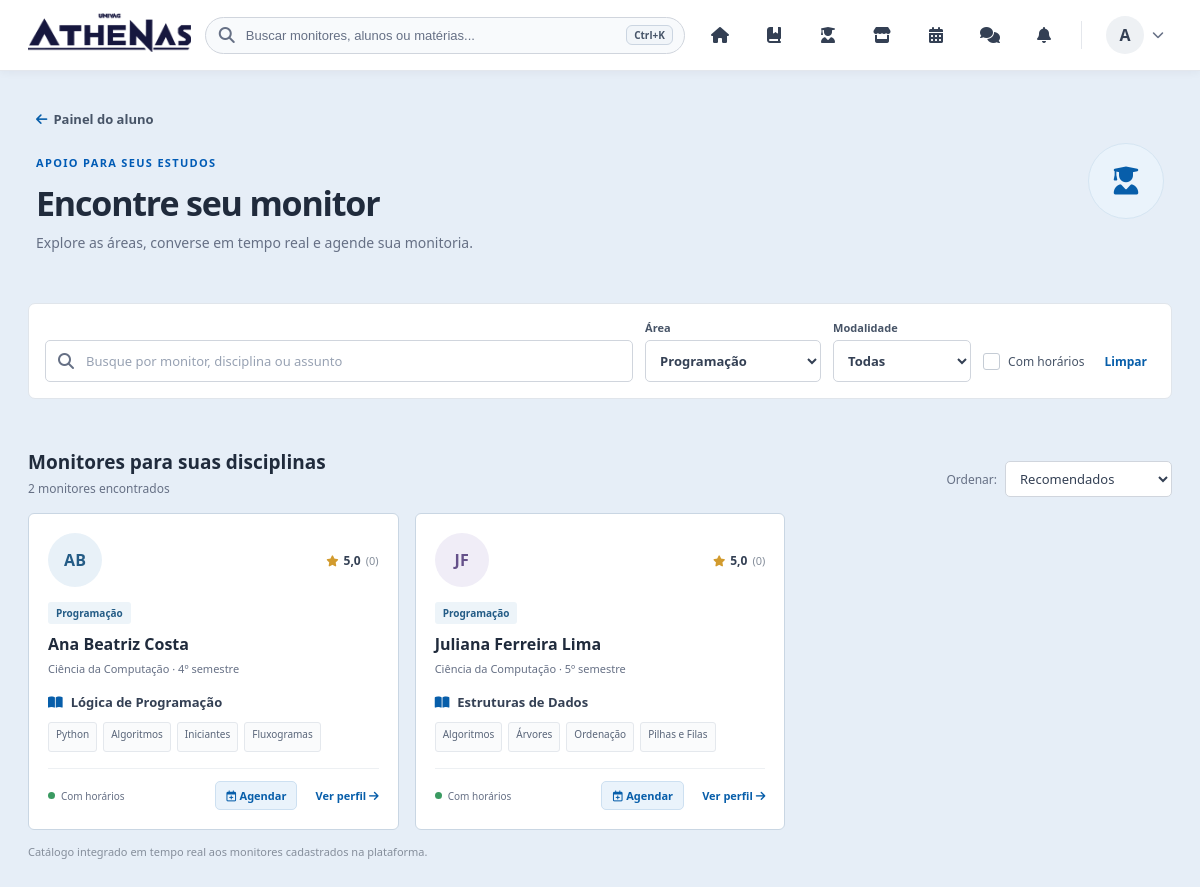
The page /views/aluno/monitores.php?area=Programação (signed in) on the database its author committed.
### tables this page shows
CREATE TABLE IF NOT EXISTS perfis_monitores (
    monitor_id INT PRIMARY KEY,
    area_atuacao VARCHAR(120) NOT NULL DEFAULT '',
    disciplina VARCHAR(120) NOT NULL DEFAULT '',
    local_atendimento VARCHAR(120) NOT NULL DEFAULT '',
    duracao_monitoria VARCHAR(40) NOT NULL DEFAULT '',
    modalidade VARCHAR(80) NOT NULL DEFAULT '',
    metodologia VARCHAR(500) NOT NULL DEFAULT '',
    ideal_para VARCHAR(300) NOT NULL DEFAULT '',
    topicos TEXT NOT NULL,
    atualizado_em TIMESTAMP NOT NULL DEFAULT CURRENT_TIMESTAMP ON UPDATE CURRENT_TIMESTAMP,
    CONSTRAINT fk_perfil_monitor_usuario
        FOREIGN KEY (monitor_id) REFERENCES usuarios(id) ON DELETE CASCADE
);

CREATE TABLE IF NOT EXISTS usuarios (
    id INT AUTO_INCREMENT PRIMARY KEY,
    nome VARCHAR(100) NOT NULL,
    email VARCHAR(100) NOT NULL UNIQUE,
    cpf VARCHAR(14) NOT NULL UNIQUE,
    senha VARCHAR(255) NOT NULL,
    tipo ENUM('aluno', 'monitor') NOT NULL DEFAULT 'aluno',
    bio VARCHAR(500) NOT NULL DEFAULT '',
    curso VARCHAR(120) NOT NULL DEFAULT '',
    periodo VARCHAR(40) NOT NULL DEFAULT '',
    foto_perfil MEDIUMBLOB NULL,
    foto_mime VARCHAR(30) NULL,
    notificar_mensagens TINYINT(1) NOT NULL DEFAULT 1,
    notificar_agendamentos TINYINT(1) NOT NULL DEFAULT 1,
    criado_em TIMESTAMP DEFAULT CURRENT_TIMESTAMP
);

### views/aluno/monitores.php (the view, shortened to what this page needs)
<?php
require_once __DIR__ . '/../../config/conexao.php';
$nomesDiasCurto = [
    1 => 'Seg',
    2 => 'Ter',
    3 => 'Qua',
    4 => 'Qui',
    5 => 'Sex',
    6 => 'Sáb',
    7 => 'Dom',
];
$coresAvatar = ['verde', 'azul', 'laranja', 'roxo'];
$monitores = [];
try {
    $stmt = $pdo->query(
        "SELECT u.id, u.nome, u.bio, u.curso, u.periodo, u.foto_mime,
                pm.area_atuacao, pm.disciplina, pm.local_atendimento,
                pm.duracao_monitoria, pm.modalidade, pm.metodologia,
                pm.ideal_para, pm.topicos,
                (SELECT ROUND(AVG(av.nota), 1) FROM avaliacoes_monitorias av WHERE av.monitor_id = u.id) AS media_nota,
                (SELECT COUNT(*) FROM avaliacoes_monitorias av WHERE av.monitor_id = u.id) AS total_avaliacoes
         FROM usuarios u
         LEFT JOIN perfis_monitores pm ON pm.monitor_id = u.id
         WHERE u.tipo = 'monitor'
         ORDER BY u.id ASC"
    );
    $registros = $stmt->fetchAll();
    $stmtDisp = $pdo->query(
        'SELECT monitor_id, dia_semana, hora_inicio, hora_fim
         FROM disponibilidades_monitores
         WHERE disponivel = 1
         ORDER BY monitor_id, dia_semana'
    );
    $dispPorMonitor = [];
    foreach ($stmtDisp->fetchAll() as $disp) {
        $dispPorMonitor[(int) $disp['monitor_id']][] = $disp;
    }
    foreach ($registros as $idx => $reg) {
        $monitorId = (int) $reg['id'];
        $partesNome = preg_split('/\s+/u', trim($reg['nome'])) ?: ['M'];
        $iniciais = mb_strtoupper(
            mb_substr($partesNome[0] ?? 'M', 0, 1, 'UTF-8')
            . (isset($partesNome[1]) ? mb_substr($partesNome[1], 0, 1, 'UTF-8') : ''),
            'UTF-8'
        );
        $disps = $dispPorMonitor[$monitorId] ?? [];
        $disponivel = count($disps) > 0;
        if ($disponivel) {
            $resumosDias = [];
            foreach ($disps as $d) {
                $diaLabel = $nomesDiasCurto[(int) $d['dia_semana']] ?? '';
                $ini = substr((string) $d['hora_inicio'], 0, 5);
                $fim = substr((string) $d['hora_fim'], 0, 5);
                $resumosDias[] = "{$diaLabel} ({$ini}–{$fim})";
            }
            $horariosTexto = implode(' · ', $resumosDias);
        } else {
            $horariosTexto = 'Consulte horários pelo chat';
        }
        $topicosLista = array_values(array_filter(array_map('trim', explode(',', (string) ($reg['topicos'] ?? '')))));
        $cursoFormatado = implode(' · ', array_filter([$reg['curso'], $reg['periodo']])) ?: 'Monitoria Acadêmica UNIVAG';
        $totalAvaliacoes = (int) ($reg['total_avaliacoes'] ?? 0);
        $mediaNota = $reg['media_nota'] !== null
            ? number_format((float) $reg['media_nota'], 1, ',', '.')
            : '5,0';
        $monitores[] = [
            'id' => $monitorId,
            'nome' => $reg['nome'],
            'iniciais' => $iniciais ?: 'M',
            'tem_foto' => !empty($reg['foto_mime']),
            'area' => trim((string) ($reg['area_atuacao'] ?? '')) ?: 'Tecnologia',
            'disciplina' => trim((string) ($reg['disciplina'] ?? '')) ?: 'Monitoria Geral',
            'tags' => array_slice($topicosLista, 0, 5),
            'modalidade' => trim((string) ($reg['modalidade'] ?? '')) ?: 'Online e presencial',
            'disponivel' => $disponivel,
            'horarios' => $horariosTexto,
            'avaliacao' => $mediaNota,
            'avaliacoes' => $totalAvaliacoes,
            'curso' => $cursoFormatado,
            'sobre' => trim((string) ($reg['bio'] ?? '')) ?: 'Monitor acadêmico disponível para auxiliar nos estudos e resolução de exercícios.',
            'cor' => $coresAvatar[$idx % count($coresAvatar)],
        ];
    }
} catch (PDOException $e) {
    error_log($e->getMessage());
}
$areas = array_values(array_unique(array_column($monitores, 'area')));
sort($areas);
$termoBusca = isset($_GET['busca']) && is_string($_GET['busca'])
    ? trim($_GET['busca'])
    : '';
$areaSelecionada = isset($_GET['area']) && is_string($_GET['area'])
    ? $_GET['area']
    : '';
?>
<!DOCTYPE html>
<html lang="pt-BR">
<head>
    <link rel="stylesheet" href="https://cdnjs.cloudflare.com/ajax/libs/font-awesome/6.4.0/css/all.min.css">
    <link rel="stylesheet" href="../../assets/css/aluno.css?v=2">
    <link rel="stylesheet" href="../../assets/css/catalogoMonitores.css?v=2">
</head>
<body class="aluno-theme">
    <?php include '../../includes/navbar.php'; ?>
    <main class="aluno-main catalogo-main">
        <div class="aluno-layout">
            <header class="catalogo-cabecalho">
                <div>
                    <a class="catalogo-voltar" href="inicio.php">
                        <i class="fa-solid fa-arrow-left"></i> Painel do aluno
                    </a>
                    <span class="aluno-eyebrow">APOIO PARA SEUS ESTUDOS</span>
                    <h1>Encontre seu monitor</h1>
                    <p>Explore as áreas, converse em tempo real e agende sua monitoria.</p>
                </div>
                <div class="catalogo-resumo-icone" aria-hidden="true">
                    <i class="fa-solid fa-user-graduate"></i>
                </div>
            </header>
            <section class="catalogo-filtros" aria-label="Buscar e filtrar monitores">
                <label class="catalogo-busca">
                    <i class="fa-solid fa-magnifying-glass" aria-hidden="true"></i>
                    <input
                        id="filtroBusca"
                        type="search"
                        placeholder="Busque por monitor, disciplina ou assunto"
                        value="<?php echo htmlspecialchars($termoBusca, ENT_QUOTES, 'UTF-8'); ?>"
                        autocomplete="off"
                    >
                </label>
                <label class="catalogo-select-label">
                    <span>Área</span>
                    <select id="filtroArea">
                        <?php foreach ($areas as $area): ?>
                            <option value="<?php echo htmlspecialchars($area, ENT_QUOTES, 'UTF-8'); ?>" <?php echo $areaSelecionada === $area ? 'selected' : ''; ?>>
                                <?php echo htmlspecialchars($area, ENT_QUOTES, 'UTF-8'); ?>
                            </option>
                        <?php endforeach; ?>
                    </select>
                </label>
                <label class="catalogo-select-label">
                    <span>Modalidade</span>
                    <select id="filtroModalidade">
                        <option value="">Todas</option>
                    </select>
                </label>
                <label class="catalogo-disponiveis">
                    <span class="catalogo-checkbox-visual" aria-hidden="true"></span>
                    <span>Com horários</span>
                </label>
                <button class="catalogo-limpar" id="limparFiltros" type="button">Limpar</button>
            </section>
            <section class="catalogo-listagem" aria-labelledby="tituloResultados">
                <div class="catalogo-listagem-cabecalho">
                    <div>
                        <h2 id="tituloResultados">Monitores para suas disciplinas</h2>
                        <p id="contadorResultados" aria-live="polite"></p>
                    </div>
                    <label class="catalogo-ordenacao">
                        <span>Ordenar:</span>
                        <select id="ordenarMonitores">
                            <option value="recomendados">Recomendados</option>
                        </select>
                    </label>
                </div>
                <div class="catalogo-grade" id="listaMonitores">
                    <?php foreach ($monitores as $indice => $monitor): ?>
                        <?php
                        $buscaCard = mb_strtolower(
                            $monitor['nome'] . ' ' . $monitor['area'] . ' ' . $monitor['disciplina'] . ' ' . implode(' ', $monitor['tags']),
                            'UTF-8'
                        );
                        ?>
                        <article
                            class="monitor-card"
                            data-index="<?php echo $indice; ?>"
                            data-id="<?php echo (int) $monitor['id']; ?>"
                            data-nome="<?php echo htmlspecialchars($monitor['nome'], ENT_QUOTES, 'UTF-8'); ?>"
                            data-area="<?php echo htmlspecialchars($monitor['area'], ENT_QUOTES, 'UTF-8'); ?>"
                            data-disciplina="<?php echo htmlspecialchars($monitor['disciplina'], ENT_QUOTES, 'UTF-8'); ?>"
                            data-tags="<?php echo htmlspecialchars(implode(', ', $monitor['tags']), ENT_QUOTES, 'UTF-8'); ?>"
                            data-modalidade="<?php echo htmlspecialchars($monitor['modalidade'], ENT_QUOTES, 'UTF-8'); ?>"
                            data-disponivel="<?php echo $monitor['disponivel'] ? '1' : '0'; ?>"
                            data-horarios="<?php echo htmlspecialchars($monitor['horarios'], ENT_QUOTES, 'UTF-8'); ?>"
                            data-avaliacao="<?php echo htmlspecialchars($monitor['avaliacao'], ENT_QUOTES, 'UTF-8'); ?>"
                            data-avaliacoes="<?php echo (int) $monitor['avaliacoes']; ?>"
                            data-curso="<?php echo htmlspecialchars($monitor['curso'], ENT_QUOTES, 'UTF-8'); ?>"
                            data-sobre="<?php echo htmlspecialchars($monitor['sobre'], ENT_QUOTES, 'UTF-8'); ?>"
                            data-iniciais="<?php echo htmlspecialchars($monitor['iniciais'], ENT_QUOTES, 'UTF-8'); ?>"
                            data-tem-foto="<?php echo $monitor['tem_foto'] ? '1' : '0'; ?>"
                            data-cor="<?php echo htmlspecialchars($monitor['cor'], ENT_QUOTES, 'UTF-8'); ?>"
                            data-busca="<?php echo htmlspecialchars($buscaCard, ENT_QUOTES, 'UTF-8'); ?>"
                        >
                            <div class="monitor-card-topo">
                                <span class="monitor-avatar avatar-<?php echo htmlspecialchars($monitor['cor'], ENT_QUOTES, 'UTF-8'); ?>">
                                    <?php if ($monitor['tem_foto']): ?>
                                        <img src="../../actions/fotoPerfil.php?id=<?php echo (int) $monitor['id']; ?>" alt="Foto de <?php echo htmlspecialchars($monitor['nome'], ENT_QUOTES, 'UTF-8'); ?>">
                                    <?php else: ?>
                                        <?php echo htmlspecialchars($monitor['iniciais'], ENT_QUOTES, 'UTF-8'); ?>
                                    <?php endif; ?>
                                </span>
                                <span class="monitor-nota" aria-label="Nota <?php echo htmlspecialchars($monitor['avaliacao'], ENT_QUOTES, 'UTF-8'); ?> de 5">
                                    <i class="fa-solid fa-star" aria-hidden="true"></i>
                                    <?php echo htmlspecialchars($monitor['avaliacao'], ENT_QUOTES, 'UTF-8'); ?>
                                    <small>(<?php echo (int) $monitor['avaliacoes']; ?>)</small>
                                </span>
                            </div>
                            <span class="monitor-area"><?php echo htmlspecialchars($monitor['area'], ENT_QUOTES, 'UTF-8'); ?></span>
                            <h3><?php echo htmlspecialchars($monitor['nome'], ENT_QUOTES, 'UTF-8'); ?></h3>
                            <p class="monitor-curso"><?php echo htmlspecialchars($monitor['curso'], ENT_QUOTES, 'UTF-8'); ?></p>
                            <div class="monitor-disciplina">
                                <i class="fa-solid fa-book-open" aria-hidden="true"></i>
                                <?php echo htmlspecialchars($monitor['disciplina'], ENT_QUOTES, 'UTF-8'); ?>
                            </div>
                            <div class="monitor-tags">
                                <?php foreach ($monitor['tags'] as $tag): ?>
                                    <span><?php echo htmlspecialchars($tag, ENT_QUOTES, 'UTF-8'); ?></span>
                                <?php endforeach; ?>
                            </div>
                            <div class="monitor-card-rodape">
                                <span class="monitor-status <?php echo $monitor['disponivel'] ? 'status-disponivel' : 'status-indisponivel'; ?>">
                                    <span aria-hidden="true"></span>
                                    <?php echo $monitor['disponivel'] ? 'Com horários' : 'Sob consulta'; ?>
                                </span>
                                <div class="monitor-card-acoes">
                                    <?php if ($monitor['disponivel']): ?>
                                        <button
                                            class="monitor-agendar-rapido"
                                            type="button"
                                            data-solicitar-monitoria-monitor="<?php echo (int) $monitor['id']; ?>"
                                        >
                                            <i class="fa-regular fa-calendar-plus" aria-hidden="true"></i> Agendar
                                        </button>
                                    <?php endif; ?>
                                    <button class="monitor-detalhes" type="button" data-abrir-perfil>
                                        Ver perfil <i class="fa-solid fa-arrow-right" aria-hidden="true"></i>
                                    </button>
                                </div>
                            </div>
                        </article>
                    <?php endforeach; ?>
                </div>
                <p class="catalogo-aviso">Catálogo integrado em tempo real aos monitores cadastrados na plataforma.</p>
            </section>
        </div>
    </main>
</body>
</html>

### assets/css/aluno.css (style rules this page uses)
:root { color-scheme: light; --aluno-ink: #1e293b; --aluno-muted: #52637a; --aluno-border: #cbd8e8; --aluno-blue: #005bb5; --aluno-blue-dark: #00448a; --aluno-surface: #f5f8fc; --aluno-background: #e6eef7; }
* { box-sizing: border-box; }
body { margin: 0; min-width: 320px; background: var(--aluno-background); color: var(--aluno-ink); font-family: 'Segoe UI', system-ui, -apple-system, Roboto, sans-serif; }
.aluno-main { flex: 1; padding: 24px 28px 48px; }
.aluno-layout { width: min(1560px, 100%); margin: 0 auto; display: flex; flex-direction: column; gap: 22px; }
.aluno-eyebrow { color: var(--aluno-blue); font-size: 11px; font-weight: 800; letter-spacing: .12em; }

### assets/css/navbar.css (style rules this page uses)
:root { --s900:#0f172a;--s800:#1e293b;--s700:#334155;--s600:#475569;--s500:#64748b;--s400:#94a3b8;--s300:#cbd5e1;--s200:#e2e8f0;--s100:#f1f5f9;--s50:#f8fafc;--blue:#3b82f6;--blue-d:#2563eb;--red:#ef4444;--t:.2s ease }

### rows shown on the page
perfis_monitores: iniciais "AB", avaliacao "5,0", avaliacoes "0", area_atuacao "Programação", monitor_id.nome "Ana Beatriz Costa", curso "Ciência da Computação · 4º semestre", disciplina "Lógica de Programação", tag "Python", tag "Algoritmos", tag "Iniciantes", tag "Fluxogramas"
perfis_monitores: iniciais "JF", avaliacao "5,0", avaliacoes "0", area_atuacao "Programação", monitor_id.nome "Juliana Ferreira Lima", curso "Ciência da Computação · 5º semestre", disciplina "Estruturas de Dados", tag "Algoritmos", tag "Árvores", tag "Ordenação", tag "Pilhas e Filas"

### other values the page prints
$inicialNome "A"
form field value "Programação"
